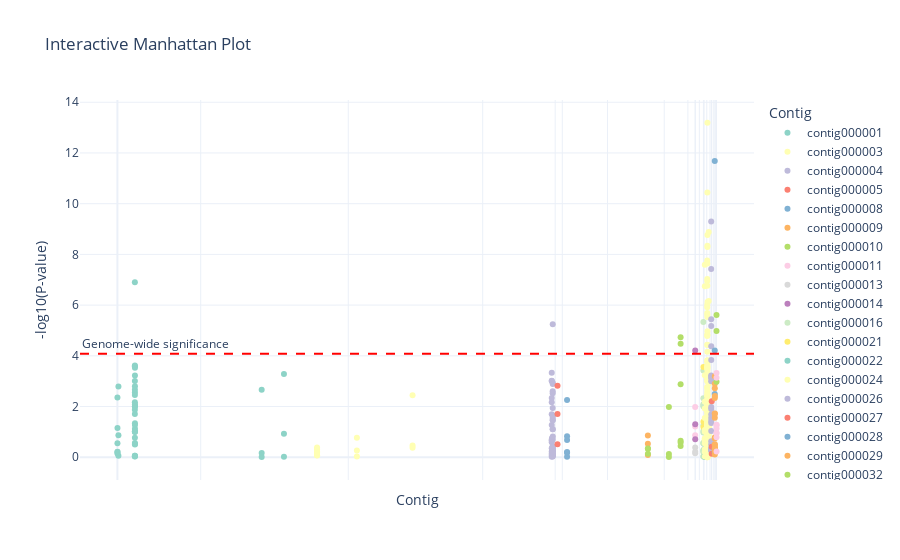

The code cell stored with this chart in its notebook:
### Code cell
# manhattan_static(gwas_results)
manhattan_interactive(gwas_results)

### Figure 1 — Plotly figure (JSON) as saved in the notebook; plotly's stock layout.template omitted (floating-point values rounded to 4 significant figures; data arrays with more than 128 entries replaced by an {"elided": "..."} marker saying what was removed)
{"data": [{"customdata": {"elided": "45x4 mixed values"}, "hovertemplate": "-log10(P-value)=%{y}<br>position=%{customdata[1]}<br>p_value=%{customdata[2]}<br>annotation_as_str=%{customdata[3]}<extra></extra>", "legendgroup": "contig000001", "marker": {"color": "rgb(141,211,199)", "symbol": "circle"}, "mode": "markers", "name": "contig000001", "orientation": "v", "showlegend": true, "type": "scatter", "x": [146, 146, 146, 227, 227, 227, 5306, 5306, 5306, 91539, 91539, 91539, 91557, 91557, 91557, 91560, 91560, 91560, 91603, 91603, 91603, 91654, 91654, 91654, 91737, 91737, 91737, 91827, 91827, 91827, 91828, 91828, 91828, 91914, 91914, 91914, 91917, 91917, 91917, 757080, 757080, 757080, 873973, 873973, 873973], "xaxis": "x", "y": [2.353, 0.5521, 0.1508, 1.15, 0.2203, 0.2081, 2.792, 0.8723, 0.05726, 3.593, 2.55, 2.172, 3.622, 1.705, 0.06065, 6.897, 1.878, 0.9939, 3.007, 2.66, 0.03348, 2.455, 1.027, 0.56, 0.7736, 0.06151, 0.03667, 2.801, 2.006, 2.002, 1.338, 0.5245, 0.5067, 3.534, 2.088, 1.126, 3.228, 1.27, 1.008, 2.659, 0.171, 0.007919, 3.28, 0.9231, 0.02476], "yaxis": "y"}, {"customdata": [["contig000003", 173757, 0.5054, "None"], ["contig000003", 173757, 0.6062, "None"], ["contig000003", 173757, 0.6219, "None"], ["contig000003", 173758, 0.4735, "None"], ["contig000003", 173758, 0.7391, "None"], ["contig000003", 173758, 0.8265, "None"], ["contig000003", 173759, 0.4098, "None"], ["contig000003", 173759, 0.6628, "None"], ["contig000003", 173759, 0.8607, "None"], ["contig000003", 382812, 0.1695, "None"], ["contig000003", 382812, 0.5437, "None"], ["contig000003", 382812, 0.9382, "None"], ["contig000003", 674953, 0.003607, "None"], ["contig000003", 674953, 0.3412, "None"], ["contig000003", 674953, 0.4249, "None"]], "hovertemplate": "-log10(P-value)=%{y}<br>position=%{customdata[1]}<br>p_value=%{customdata[2]}<br>annotation_as_str=%{customdata[3]}<extra></extra>", "legendgroup": "contig000003", "marker": {"color": "rgb(255,255,179)", "symbol": "circle"}, "mode": "markers", "name": "contig000003", "orientation": "v", "showlegend": true, "type": "scatter", "x": [1047730, 1047730, 1047730, 1047731, 1047731, 1047731, 1047732, 1047732, 1047732, 1256785, 1256785, 1256785, 1548926, 1548926, 1548926], "xaxis": "x", "y": [0.2964, 0.2174, 0.2063, 0.3247, 0.1313, 0.08278, 0.3874, 0.1786, 0.06513, 0.7708, 0.2646, 0.02769, 2.443, 0.467, 0.3717], "yaxis": "y"}, {"customdata": {"elided": "54x4 mixed values"}, "hovertemplate": "-log10(P-value)=%{y}<br>position=%{customdata[1]}<br>p_value=%{customdata[2]}<br>annotation_as_str=%{customdata[3]}<extra></extra>", "legendgroup": "contig000004", "marker": {"color": "rgb(190,186,218)", "symbol": "circle"}, "mode": "markers", "name": "contig000004", "orientation": "v", "showlegend": true, "type": "scatter", "x": [2279277, 2279277, 2279277, 2279281, 2279281, 2279281, 2279288, 2279288, 2279288, 2279289, 2279289, 2279289, 2279308, 2279308, 2279308, 2280381, 2280381, 2280381, 2284130, 2284130, 2284130, 2284227, 2284227, 2284227, 2284239, 2284239, 2284239, 2284242, 2284242, 2284242, 2284249, 2284249, 2284249, 2284435, 2284435, 2284435, 2284477, 2284477, 2284477, 2284491, 2284491, 2284491, 2284579, 2284579, 2284579, 2284588, 2284588, 2284588, 2284946, 2284946, 2284946, 2285014, 2285014, 2285014], "xaxis": "x", "y": [3.002, 0.225, 0.01879, 3.332, 0.1479, 0.0902, 2.165, 1.698, 1.272, 3.016, 2.332, 0.6587, 0.6789, 0.5949, 0.3569, 0.7535, 0.6972, 0.04914, 1.545, 0.125, 0.1151, 2.604, 1.104, 0.7015, 1.942, 0.439, 0.08675, 1.47, 0.2728, 0.02924, 2.52, 0.2446, 0.09794, 2.939, 0.4145, 0.3074, 0.3092, 0.1281, 0.106, 0.3729, 0.06846, 0.06544, 5.243, 1.457, 0.2259, 2.885, 1.103, 0.2356, 0.8234, 0.2469, 0.0594, 1.642, 0.2314, 0.2269], "yaxis": "y"}, {"customdata": [["contig000005", 24692, 0.001529, "None"], ["contig000005", 24692, 0.01967, "None"], ["contig000005", 24692, 0.3036, "None"]], "hovertemplate": "-log10(P-value)=%{y}<br>position=%{customdata[1]}<br>p_value=%{customdata[2]}<br>annotation_as_str=%{customdata[3]}<extra></extra>", "legendgroup": "contig000005", "marker": {"color": "rgb(251,128,114)", "symbol": "circle"}, "mode": "markers", "name": "contig000005", "orientation": "v", "showlegend": true, "type": "scatter", "x": [2309706, 2309706, 2309706], "xaxis": "x", "y": [2.816, 1.706, 0.5177], "yaxis": "y"}, {"customdata": [["contig000008", 50049, 0.005554, "None"], ["contig000008", 50049, 0.619, "None"], ["contig000008", 50049, 0.6588, "None"], ["contig000008", 50127, 0.148, "None"], ["contig000008", 50127, 0.2089, "None"], ["contig000008", 50127, 0.9601, "None"]], "hovertemplate": "-log10(P-value)=%{y}<br>position=%{customdata[1]}<br>p_value=%{customdata[2]}<br>annotation_as_str=%{customdata[3]}<extra></extra>", "legendgroup": "contig000008", "marker": {"color": "rgb(128,177,211)", "symbol": "circle"}, "mode": "markers", "name": "contig000008", "orientation": "v", "showlegend": true, "type": "scatter", "x": [2359755, 2359755, 2359755, 2359833, 2359833, 2359833], "xaxis": "x", "y": [2.255, 0.2083, 0.1813, 0.8296, 0.68, 0.01768], "yaxis": "y"}, {"customdata": [["contig000009", 423949, 0.1394, "None"], ["contig000009", 423949, 0.2927, "None"], ["contig000009", 423949, 0.8108, "None"]], "hovertemplate": "-log10(P-value)=%{y}<br>position=%{customdata[1]}<br>p_value=%{customdata[2]}<br>annotation_as_str=%{customdata[3]}<extra></extra>", "legendgroup": "contig000009", "marker": {"color": "rgb(253,180,98)", "symbol": "circle"}, "mode": "markers", "name": "contig000009", "orientation": "v", "showlegend": true, "type": "scatter", "x": [2783782, 2783782, 2783782], "xaxis": "x", "y": [0.8558, 0.5336, 0.09106], "yaxis": "y"}, {"customdata": [["contig000010", 218, 0.4541, "None"], ["contig000010", 218, 0.4657, "None"], ["contig000010", 218, 0.7342, "None"], ["contig000010", 110356, 0.01039, "None"], ["contig000010", 110356, 0.7368, "None"], ["contig000010", 110356, 0.9784, "None"], ["contig000010", 171802, 1.839e-05, "None"], ["contig000010", 171802, 0.001335, "None"], ["contig000010", 171802, 0.2258, "None"], ["contig000010", 171823, 3.322e-05, "None"], ["contig000010", 171823, 0.2593, "None"], ["contig000010", 171823, 0.3625, "None"]], "hovertemplate": "-log10(P-value)=%{y}<br>position=%{customdata[1]}<br>p_value=%{customdata[2]}<br>annotation_as_str=%{customdata[3]}<extra></extra>", "legendgroup": "contig000010", "marker": {"color": "rgb(179,222,105)", "symbol": "circle"}, "mode": "markers", "name": "contig000010", "orientation": "v", "showlegend": true, "type": "scatter", "x": [2784000, 2784000, 2784000, 2894138, 2894138, 2894138, 2955584, 2955584, 2955584, 2955605, 2955605, 2955605], "xaxis": "x", "y": [0.3428, 0.3319, 0.1342, 1.984, 0.1326, 0.009495, 4.735, 2.875, 0.6462, 4.479, 0.5862, 0.4407], "yaxis": "y"}, {"customdata": [["contig000011", 76448, 0.01034, "None"], ["contig000011", 76448, 0.06122, "None"], ["contig000011", 76448, 0.1345, "None"]], "hovertemplate": "-log10(P-value)=%{y}<br>position=%{customdata[1]}<br>p_value=%{customdata[2]}<br>annotation_as_str=%{customdata[3]}<extra></extra>", "legendgroup": "contig000011", "marker": {"color": "rgb(252,205,229)", "symbol": "circle"}, "mode": "markers", "name": "contig000011", "orientation": "v", "showlegend": true, "type": "scatter", "x": [3032053, 3032053, 3032053], "xaxis": "x", "y": [1.986, 1.213, 0.8712], "yaxis": "y"}, {"customdata": [["contig000013", 173, 0.4153, "None"], ["contig000013", 173, 0.5996, "None"], ["contig000013", 173, 0.6938, "None"]], "hovertemplate": "-log10(P-value)=%{y}<br>position=%{customdata[1]}<br>p_value=%{customdata[2]}<br>annotation_as_str=%{customdata[3]}<extra></extra>", "legendgroup": "contig000013", "marker": {"color": "rgb(217,217,217)", "symbol": "circle"}, "mode": "markers", "name": "contig000013", "orientation": "v", "showlegend": true, "type": "scatter", "x": [3032226, 3032226, 3032226], "xaxis": "x", "y": [0.3817, 0.2221, 0.1588], "yaxis": "y"}, {"customdata": [["contig000014", 95, 6.126e-05, "None"], ["contig000014", 95, 0.04962, "None"], ["contig000014", 95, 0.1955, "None"]], "hovertemplate": "-log10(P-value)=%{y}<br>position=%{customdata[1]}<br>p_value=%{customdata[2]}<br>annotation_as_str=%{customdata[3]}<extra></extra>", "legendgroup": "contig000014", "marker": {"color": "rgb(188,128,189)", "symbol": "circle"}, "mode": "markers", "name": "contig000014", "orientation": "v", "showlegend": true, "type": "scatter", "x": [3032321, 3032321, 3032321], "xaxis": "x", "y": [4.213, 1.304, 0.7089], "yaxis": "y"}, {"customdata": [["contig000016", 42679, 4.651e-06, "None"], ["contig000016", 42679, 0.0003829, "None"], ["contig000016", 42679, 0.008052, "None"], ["contig000016", 42680, 0.09261, "None"], ["contig000016", 42680, 0.1065, "None"], ["contig000016", 42680, 0.9393, "None"], ["contig000016", 42688, 0.004695, "None"], ["contig000016", 42688, 0.2893, "None"], ["contig000016", 42688, 0.5583, "None"], ["contig000016", 42879, 0.2713, "None"], ["contig000016", 42879, 0.5203, "None"], ["contig000016", 42879, 0.6404, "None"], ["contig000016", 42882, 0.009165, "None"], ["contig000016", 42882, 0.5589, "None"], ["contig000016", 42882, 0.9061, "None"], ["contig000016", 42965, 0.009893, "None"], ["contig000016", 42965, 0.05421, "None"], ["contig000016", 42965, 0.2718, "None"]], "hovertemplate": "-log10(P-value)=%{y}<br>position=%{customdata[1]}<br>p_value=%{customdata[2]}<br>annotation_as_str=%{customdata[3]}<extra></extra>", "legendgroup": "contig000016", "marker": {"color": "rgb(204,235,197)", "symbol": "circle"}, "mode": "markers", "name": "contig000016", "orientation": "v", "showlegend": true, "type": "scatter", "x": [3075000, 3075000, 3075000, 3075001, 3075001, 3075001, 3075009, 3075009, 3075009, 3075200, 3075200, 3075200, 3075203, 3075203, 3075203, 3075286, 3075286, 3075286], "xaxis": "x", "y": [5.332, 3.417, 2.094, 1.033, 0.9725, 0.02718, 2.328, 0.5386, 0.2532, 0.5665, 0.2837, 0.1935, 2.038, 0.2527, 0.04285, 2.005, 1.266, 0.5657], "yaxis": "y"}, {"customdata": [["contig000021", 144, 0.0002764, "None"], ["contig000021", 144, 0.03982, "None"], ["contig000021", 144, 0.06372, "None"]], "hovertemplate": "-log10(P-value)=%{y}<br>position=%{customdata[1]}<br>p_value=%{customdata[2]}<br>annotation_as_str=%{customdata[3]}<extra></extra>", "legendgroup": "contig000021", "marker": {"color": "rgb(255,237,111)", "symbol": "circle"}, "mode": "markers", "name": "contig000021", "orientation": "v", "showlegend": true, "type": "scatter", "x": [3075430, 3075430, 3075430], "xaxis": "x", "y": [3.558, 1.4, 1.196], "yaxis": "y"}, {"customdata": [["contig000022", 6781, 0.4593, "None"], ["contig000022", 6781, 0.8941, "None"], ["contig000022", 6781, 0.9756, "None"]], "hovertemplate": "-log10(P-value)=%{y}<br>position=%{customdata[1]}<br>p_value=%{customdata[2]}<br>annotation_as_str=%{customdata[3]}<extra></extra>", "legendgroup": "contig000022", "marker": {"color": "rgb(141,211,199)", "symbol": "circle"}, "mode": "markers", "name": "contig000022", "orientation": "v", "showlegend": true, "type": "scatter", "x": [3082211, 3082211, 3082211], "xaxis": "x", "y": [0.3379, 0.04859, 0.01073], "yaxis": "y"}, {"customdata": {"elided": "366x4 mixed values"}, "hovertemplate": "-log10(P-value)=%{y}<br>position=%{customdata[1]}<br>p_value=%{customdata[2]}<br>annotation_as_str=%{customdata[3]}<extra></extra>", "legendgroup": "contig000024", "marker": {"color": "rgb(255,255,179)", "symbol": "circle"}, "mode": "markers", "name": "contig000024", "orientation": "v", "showlegend": true, "type": "scatter", "x": {"elided": "366 int values"}, "xaxis": "x", "y": {"elided": "366 float values"}, "yaxis": "y"}, {"customdata": [["contig000026", 12451, 3.727e-08, "None"], ["contig000026", 12451, 0.001017, "None"], ["contig000026", 12451, 0.3136, "None"], ["contig000026", 12505, 3.578e-06, "None"], ["contig000026", 12505, 0.000595, "None"], ["contig000026", 12505, 0.4499, "None"], ["contig000026", 12532, 5.101e-10, "None"], ["contig000026", 12532, 6.653e-06, "None"], ["contig000026", 12532, 0.5213, "None"], ["contig000026", 12670, 0.01247, "None"], ["contig000026", 12670, 0.02807, "None"], ["contig000026", 12670, 0.4502, "None"], ["contig000026", 12685, 4.208e-05, "None"], ["contig000026", 12685, 0.02061, "None"], ["contig000026", 12685, 0.5165, "None"], ["contig000026", 12689, 0.0001466, "None"], ["contig000026", 12689, 0.0442, "None"], ["contig000026", 12689, 0.2333, "None"], ["contig000026", 12696, 0.01039, "None"], ["contig000026", 12696, 0.03711, "None"], ["contig000026", 12696, 0.5579, "None"], ["contig000026", 12768, 0.0006684, "None"], ["contig000026", 12768, 0.0007623, "None"], ["contig000026", 12768, 0.09223, "None"]], "hovertemplate": "-log10(P-value)=%{y}<br>position=%{customdata[1]}<br>p_value=%{customdata[2]}<br>annotation_as_str=%{customdata[3]}<extra></extra>", "legendgroup": "contig000026", "marker": {"color": "rgb(190,186,218)", "symbol": "circle"}, "mode": "markers", "name": "contig000026", "orientation": "v", "showlegend": true, "type": "scatter", "x": [3116059, 3116059, 3116059, 3116113, 3116113, 3116113, 3116140, 3116140, 3116140, 3116278, 3116278, 3116278, 3116293, 3116293, 3116293, 3116297, 3116297, 3116297, 3116304, 3116304, 3116304, 3116376, 3116376, 3116376], "xaxis": "x", "y": [7.429, 2.993, 0.5037, 5.446, 3.226, 0.3469, 9.292, 5.177, 0.2829, 1.904, 1.552, 0.3466, 4.376, 1.686, 0.2869, 3.834, 1.355, 0.6322, 1.983, 1.431, 0.2534, 3.175, 3.118, 1.035], "yaxis": "y"}, {"customdata": [["contig000027", 2518, 0.006245, "None"], ["contig000027", 2518, 0.3864, "None"], ["contig000027", 2518, 0.7302, "None"]], "hovertemplate": "-log10(P-value)=%{y}<br>position=%{customdata[1]}<br>p_value=%{customdata[2]}<br>annotation_as_str=%{customdata[3]}<extra></extra>", "legendgroup": "contig000027", "marker": {"color": "rgb(251,128,114)", "symbol": "circle"}, "mode": "markers", "name": "contig000027", "orientation": "v", "showlegend": true, "type": "scatter", "x": [3118894, 3118894, 3118894], "xaxis": "x", "y": [2.204, 0.4129, 0.1365], "yaxis": "y"}, {"customdata": [["contig000028", 15902, 2.076e-12, "None"], ["contig000028", 15902, 0.003182, "None"], ["contig000028", 15902, 0.4587, "None"], ["contig000028", 15952, 6.152e-05, "None"], ["contig000028", 15952, 0.6239, "None"], ["contig000028", 15952, 0.6527, "None"]], "hovertemplate": "-log10(P-value)=%{y}<br>position=%{customdata[1]}<br>p_value=%{customdata[2]}<br>annotation_as_str=%{customdata[3]}<extra></extra>", "legendgroup": "contig000028", "marker": {"color": "rgb(128,177,211)", "symbol": "circle"}, "mode": "markers", "name": "contig000028", "orientation": "v", "showlegend": true, "type": "scatter", "x": [3134796, 3134796, 3134796, 3134846, 3134846, 3134846], "xaxis": "x", "y": [11.68, 2.497, 0.3385, 4.211, 0.2049, 0.1853], "yaxis": "y"}, {"customdata": [["contig000029", 128, 0.004604, "None"], ["contig000029", 128, 0.1646, "None"], ["contig000029", 128, 0.457, "None"], ["contig000029", 302, 0.001886, "None"], ["contig000029", 302, 0.3075, "None"], ["contig000029", 302, 0.327, "None"], ["contig000029", 320, 0.01915, "None"], ["contig000029", 320, 0.1801, "None"], ["contig000029", 320, 0.5379, "None"], ["contig000029", 329, 0.001251, "None"], ["contig000029", 329, 0.02742, "None"], ["contig000029", 329, 0.7752, "None"], ["contig000029", 344, 0.0006339, "None"], ["contig000029", 344, 0.01872, "None"], ["contig000029", 344, 0.6264, "None"], ["contig000029", 695, 0.00388, "None"], ["contig000029", 695, 0.4025, "None"], ["contig000029", 695, 0.4658, "None"]], "hovertemplate": "-log10(P-value)=%{y}<br>position=%{customdata[1]}<br>p_value=%{customdata[2]}<br>annotation_as_str=%{customdata[3]}<extra></extra>", "legendgroup": "contig000029", "marker": {"color": "rgb(253,180,98)", "symbol": "circle"}, "mode": "markers", "name": "contig000029", "orientation": "v", "showlegend": true, "type": "scatter", "x": [3134974, 3134974, 3134974, 3135148, 3135148, 3135148, 3135166, 3135166, 3135166, 3135175, 3135175, 3135175, 3135190, 3135190, 3135190, 3135541, 3135541, 3135541], "xaxis": "x", "y": [2.337, 0.7836, 0.3401, 2.724, 0.5122, 0.4855, 1.718, 0.7445, 0.2693, 2.903, 1.562, 0.1106, 3.198, 1.728, 0.2031, 2.411, 0.3952, 0.3318], "yaxis": "y"}, {"customdata": [["contig000032", 8535, 2.437e-06, "None"], ["contig000032", 8535, 1.056e-05, "None"], ["contig000032", 8535, 0.001061, "None"]], "hovertemplate": "-log10(P-value)=%{y}<br>position=%{customdata[1]}<br>p_value=%{customdata[2]}<br>annotation_as_str=%{customdata[3]}<extra></extra>", "legendgroup": "contig000032", "marker": {"color": "rgb(179,222,105)", "symbol": "circle"}, "mode": "markers", "name": "contig000032", "orientation": "v", "showlegend": true, "type": "scatter", "x": [3144076, 3144076, 3144076], "xaxis": "x", "y": [5.613, 4.976, 2.974], "yaxis": "y"}, {"customdata": [["contig000038", 58, 0.0004746, "None"], ["contig000038", 58, 0.00074, "None"], ["contig000038", 58, 0.1082, "None"], ["contig000038", 105, 0.05458, "None"], ["contig000038", 105, 0.1158, "None"], ["contig000038", 105, 0.1628, "None"], ["contig000038", 155, 0.05237, "None"], ["contig000038", 155, 0.0739, "None"], ["contig000038", 155, 0.5908, "None"]], "hovertemplate": "-log10(P-value)=%{y}<br>position=%{customdata[1]}<br>p_value=%{customdata[2]}<br>annotation_as_str=%{customdata[3]}<extra></extra>", "legendgroup": "contig000038", "marker": {"color": "rgb(252,205,229)", "symbol": "circle"}, "mode": "markers", "name": "contig000038", "orientation": "v", "showlegend": true, "type": "scatter", "x": [3144134, 3144134, 3144134, 3144181, 3144181, 3144181, 3144231, 3144231, 3144231], "xaxis": "x", "y": [3.324, 3.131, 0.9658, 1.263, 0.9364, 0.7883, 1.281, 1.131, 0.2285], "yaxis": "y"}], "layout": {"annotations": [{"showarrow": false, "text": "Genome-wide significance", "x": 0, "xanchor": "left", "xref": "x domain", "y": 4.079, "yanchor": "bottom", "yref": "y"}], "legend": {"title": {"text": "Contig"}, "tracegroupgap": 0}, "shapes": [{"line": {"color": "red", "dash": "dash"}, "type": "line", "x0": 0, "x1": 1, "xref": "x domain", "y0": 4.079, "y1": 4.079, "yref": "y"}], "title": {"text": "Interactive Manhattan Plot"}, "xaxis": {"anchor": "y", "domain": [0, 1], "ticktext": ["", "", "", "", "", "", "", "", "", "", "", "", "", "", "", "", "", "", "", ""], "tickvals": [437000.0, 1211000.0, 1916970, 2297360, 2335000.0, 2572000.0, 2870000.0, 2993829, 3032000.0, 3032000.0, 3054000.0, 3075358, 3079000.0, 3093000.0, 3109992, 3117635, 3126870, 3135000.0, 3140000.0, 3144000.0], "title": {"text": "Contig"}}, "yaxis": {"anchor": "x", "domain": [0, 1], "title": {"text": "-log10(P-value)"}}}}
